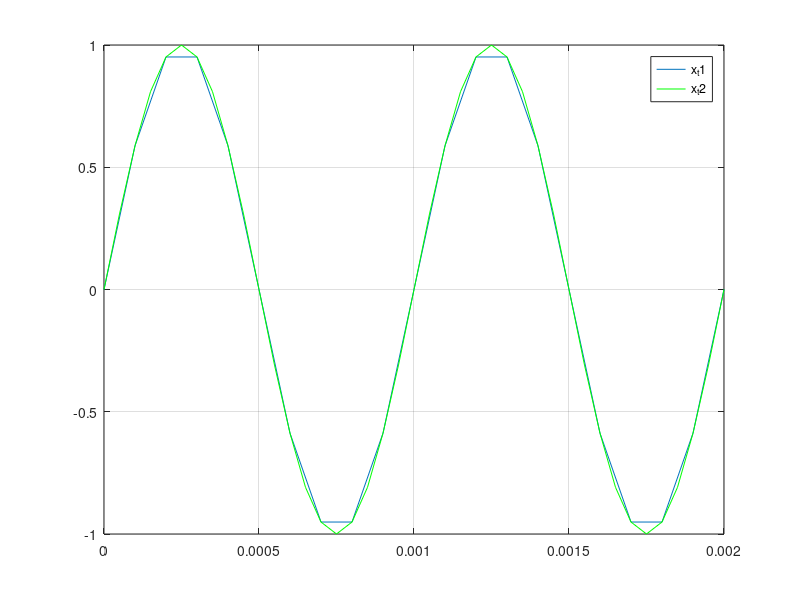

This chart was generated by the following MATLAB code:
f01=10^3
T01=1/f01
t1=0:T01/10:2*T01
x_t1=sin(2*pi*f01*t1)

f02=10^3
T02=1/f02
t2=0:T02/20:2*T02
x_t2=sin(2*pi*f02*t2)
plot (t1,x_t1,t2,x_t2,'g')
grid on
legend('x_t1','x_t2')